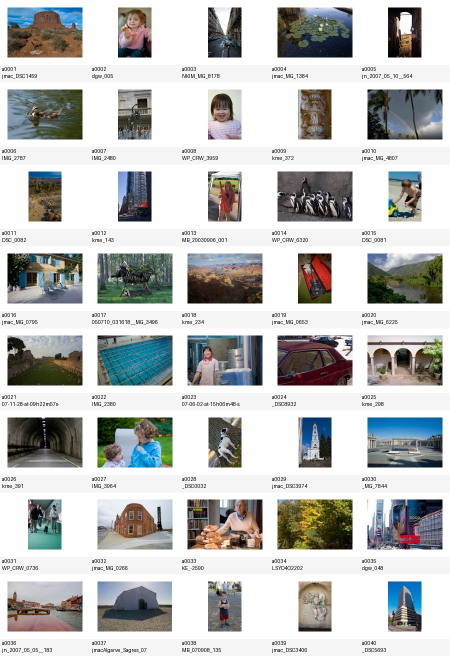
#> input picture stage1_soft_isp/reports/figures/fivek_candidates_grid_a0001_a0040.jpg, 900 x 1312 px, given in place of T01_a0006-IMG_2787_rawpy_srgb.png, which was not available (shown at 1/2 size)
$ python 22_run_tuning_sweep.py
#> lines starting #> are read from the running program, lines starting #| are printed output that depends on the picture; pictures that were not available may be replaced by others from this repository, and a replacement may not be noted
### stage1_soft_isp/soft_isp/awb.py
# ??????????????????????????????
"""自动白平衡（Auto White Balance, AWB）模块。

AWB 在 Demosaic 之后执行，估计并校正光源色偏，使中性物体恢复接近灰色。
输入和输出都是线性 RGB 图像，只是每个颜色通道乘了不同的增益。

本模块实现 Gray World（灰度世界）算法：
    - 假设场景中所有颜色的平均值应接近灰色
    - 计算截尾均值后用 G 通道为基准估计 R/B 增益
    - 排除最暗和最亮的像素以减少噪声和过曝干扰

函数列表：
    - gray_world_gains:  根据灰度世界假设估计 RGB 增益
    - apply_awb:          将增益应用到线性 RGB 图像
"""

# ???????????????????????????
from __future__ import annotations

# ????????????????????????
import numpy as np


# ????? gray_world_gains ???????? ISP ????????????
def gray_world_gains(
    # ????? NumPy ????????????????????
    rgb_linear: np.ndarray,
    # ??????????????????????????
    low_percentile: float = 5.0,
    # ??????????????????????????
    high_percentile: float = 95.0,
    # ??????????????????????????????
    max_gain: float = 8.0,
# ????? NumPy ????????????????????
) -> np.ndarray:
    # ?????????????????????? ISP ???????????
    """使用灰度世界假设估计 RGB 白平衡增益。

    算法步骤：
        1. 计算亮度代理 L = mean(R, G, B)
        2. 排除 L 最低 low_percentile% 和最亮 high_percentile% 的像素
        3. 在保留的像素上计算各通道均值
        4. 以 G 通道为基准：R_gain = G_mean / R_mean, B_gain = G_mean / B_mean
        5. clip 增益到 [1/max_gain, max_gain] 范围

    参数:
        rgb_linear:      (H, W, 3) 的线性 RGB 图像
        low_percentile:  排除的最暗像素百分比，默认 5%
        high_percentile: 排除的最亮像素百分比，默认 95%
        max_gain:        最大允许增益（防止极端偏色）

    返回:
        [R_gain, G_gain, B_gain] 形状的 (3,) float32 数组，其中 G_gain = 1.0

    异常:
        ValueError: rgb_linear 不是 (H, W, 3) 形状
    """
    # ????? NumPy ????????????????????
    rgb = np.asarray(rgb_linear, dtype=np.float32)
    # ???????????????????????????
    if rgb.ndim != 3 or rgb.shape[2] != 3:
        # ????????????????????????????
        raise ValueError(f"rgb_linear must have shape (H, W, 3), got {rgb.shape}")

    # ????? NumPy ????????????????????
    luminance_proxy = np.mean(rgb, axis=2)
    # ????? NumPy ????????????????????
    low = np.percentile(luminance_proxy, low_percentile)
    # ????? NumPy ????????????????????
    high = np.percentile(luminance_proxy, high_percentile)
    # ???????? mask?????????????
    mask = (luminance_proxy >= low) & (luminance_proxy <= high)
    # ???????????????????????????
    if not np.any(mask):
        # ????? NumPy ????????????????????
        mask = np.ones(luminance_proxy.shape, dtype=bool)

    # ????? NumPy ????????????????????
    means = np.maximum(np.mean(rgb[mask], axis=0), 1e-6)
    # ??????????????????????????
    green_mean = means[1]
    # ????? NumPy ????????????????????
    gains = np.array([green_mean / means[0], 1.0, green_mean / means[2]], dtype=np.float32)
    # ??????????????????????
    return np.clip(gains, 1.0 / max_gain, max_gain)


# ????? apply_awb ???????? ISP ????????????
def apply_awb(rgb_linear: np.ndarray, gains: np.ndarray, white_level: float | None = None) -> np.ndarray:
    # ?????????????????????? ISP ???????????
    """将逐通道白平衡增益应用到线性 RGB 图像。

    公式：rgb_corrected = rgb * gains（broadcast 到逐像素乘法）

    参数:
        rgb_linear:  (H, W, 3) 的线性 RGB 图像
        gains:       长度为 3 的 float32 数组 [R_gain, G_gain, B_gain]
        white_level: 若不为 None，将结果 clip 到 [0, white_level]

    返回:
        白平衡校正后的 float32 线性 RGB 图像
    """
    # ????? NumPy ????????????????????
    rgb = np.asarray(rgb_linear, dtype=np.float32)
    # ????? NumPy ????????????????????
    gains = np.asarray(gains, dtype=np.float32).reshape(1, 1, 3)
    # ??????????????????????????????
    corrected = rgb * gains
    # ???????????????????????????
    if white_level is not None:
        # ????? NumPy ????????????????????
        corrected = np.clip(corrected, 0.0, float(white_level))
    # ??????????????????????
    return corrected.astype(np.float32)

### stage1_soft_isp/soft_isp/denoise.py
"""Small traditional RGB denoise baselines used by Stage 1 tuning.

The implementation operates on normalized RGB and intentionally exposes only
the two bilateral-filter parameters that are varied by the tuning sweep.
"""

from __future__ import annotations

import cv2
import numpy as np


def bilateral_denoise_rgb(
    rgb_01: np.ndarray,
    sigma_range: float,
    sigma_space: float = 3.0,
    diameter: int = 5,
) -> np.ndarray:
    """Apply an OpenCV bilateral filter to an HxWx3 normalized RGB image."""
    image = np.asarray(rgb_01, dtype=np.float32)
    if image.ndim != 3 or image.shape[2] != 3:
        raise ValueError("rgb_01 must have shape HxWx3")
    if sigma_range <= 0.0 or sigma_space <= 0.0:
        raise ValueError("sigma_range and sigma_space must be positive")
    if diameter <= 0 or diameter % 2 == 0:
        raise ValueError("diameter must be a positive odd number")
    filtered = cv2.bilateralFilter(
        np.clip(image, 0.0, 1.0),
        diameter,
        sigmaColor=float(sigma_range),
        sigmaSpace=float(sigma_space),
        borderType=cv2.BORDER_REFLECT101,
    )
    return np.clip(filtered, 0.0, 1.0).astype(np.float32)

### stage1_soft_isp/soft_isp/tone.py
# ??????????????????????????????
"""Gamma 校正与色调映射（Tone Mapping）模块。

这些函数位于 ISP 管线的末端，负责将线性 RGB 转换为适合显示器观看的图像。
主要解决两个问题：
    1. 动态范围压缩：RAW/线性 RGB 的动态范围通常远超 8-bit 显示范围
    2. 显示编码：人眼对亮度的感知是非线性的，显示设备也期望 gamma 编码的输入

函数列表：
    - normalize_by_percentile: 用高分位点做归一化到 0~1
    - reinhard_tone_map:       全局 Reinhard 色调映射曲线
    - apply_gamma:             应用显示 gamma（默认 1/2.2 幂函数）
    - to_uint8:                将 0~1 浮点图像转换为 uint8（0~255）
"""

# ???????????????????????????
from __future__ import annotations

# ????????????????????????
import numpy as np


# 中文注释：用高分位点作为显示白点，把线性 RGB 缩放到 0..1。
# ????? normalize_by_percentile ???????? ISP ????????????
def normalize_by_percentile(rgb_linear: np.ndarray, percentile: float = 99.5) -> np.ndarray:
    # ??????????????????????????
    """Scale linear RGB to 0..1 using a high percentile as display white."""
    # ????? NumPy ????????????????????
    rgb = np.asarray(rgb_linear, dtype=np.float32)
    # ????? NumPy ????????????????????
    white = max(float(np.percentile(rgb, percentile)), 1e-6)
    # ??????????????????????
    return np.clip(rgb / white, 0.0, 1.0).astype(np.float32)


# 中文注释：对曝光归一化后的 RGB 应用全局 Reinhard 曲线。
# ????? reinhard_tone_map ???????? ISP ????????????
def reinhard_tone_map(rgb_linear: np.ndarray, percentile: float = 99.5) -> np.ndarray:
    # ?????????????????????????????
    """Apply a simple global Reinhard tone curve after percentile exposure scaling."""
    # ??????????????????????????
    exposed = normalize_by_percentile(rgb_linear, percentile)
    # ??????????????????????
    return (exposed / (1.0 + exposed)).astype(np.float32)


# 中文注释：把 0..1 线性 RGB 通过 1/gamma 幂函数编码为显示亮度。
# ????? apply_gamma ???????? ISP ????????????
def apply_gamma(rgb_01: np.ndarray, gamma: float = 2.2) -> np.ndarray:
    # ??????????????????????????????
    """Apply display gamma to a 0..1 RGB image."""
    # ????? NumPy ????????????????????
    rgb = np.clip(np.asarray(rgb_01, dtype=np.float32), 0.0, 1.0)
    # ???????????????????????????
    if gamma <= 0:
        # ????????????????????????????
        raise ValueError(f"gamma must be positive, got {gamma}")
    # ??????????????????????
    return np.power(rgb, 1.0 / gamma).astype(np.float32)


# 中文注释：把 0..1 浮点 RGB 转换为 0..255 的 uint8 图像。
# ????? to_uint8 ???????? ISP ????????????
# [7 lines left out: function to_uint8, not called in this run]

### stage1_soft_isp/scripts/22_run_tuning_sweep.py
#!/usr/bin/env python3
"""Run three controlled Stage 1 IQ tuning sweeps and export decisions.

The source image is a public-DNG rawpy sRGB rendering. Deterministic warm-cast,
noise, and exposure perturbations create controlled inputs with a known
reference. This validates the tuning loop; it is not self-captured lab IQ.
"""

from __future__ import annotations

import argparse
import csv
import sys
from pathlib import Path

import imageio.v3 as iio
import numpy as np
from skimage.color import deltaE_ciede2000, rgb2lab
from skimage.metrics import peak_signal_noise_ratio, structural_similarity

ROOT = Path(__file__).resolve().parents[1]
sys.path.insert(0, str(ROOT))

from soft_isp.awb import apply_awb, gray_world_gains
from soft_isp.denoise import bilateral_denoise_rgb
from soft_isp.tone import apply_gamma, normalize_by_percentile, reinhard_tone_map


FIELDS = [
    "case_id", "problem", "hypothesis", "module", "parameter", "value",
    "psnr", "ssim", "mean_delta_e_2000_proxy", "texture_retention",
    "highlight_clip_fraction", "score", "selected", "failure_reason",
    "tradeoff", "boundary",
]


def _load_rgb(path: Path, max_size: int) -> np.ndarray:
#> called with max_size = 768
    image = iio.imread(path)
#> image is the input picture: shape (1312, 900, 3); mean R, G, B 189.9, 191.2, 189.9
    if image.ndim != 3 or image.shape[2] < 3:
        raise ValueError(f"expected RGB image: {path}")
    image = image[:, :, :3]
    height, width = image.shape[:2]
    scale = min(1.0, max_size / max(height, width))
    if scale < 1.0:
        import cv2

        image = cv2.resize(image, (round(width * scale), round(height * scale)), interpolation=cv2.INTER_AREA)
#> image: shape (768, 527, 3)
    return image.astype(np.float32) / 255.0


def _gradient_energy(image: np.ndarray) -> float:
    return float(np.mean(np.abs(np.diff(image, axis=0))) + np.mean(np.abs(np.diff(image, axis=1))))


def _metrics(candidate: np.ndarray, reference: np.ndarray) -> dict[str, float]:
    candidate = np.clip(candidate, 0.0, 1.0)
    reference = np.clip(reference, 0.0, 1.0)
    stride = max(1, min(reference.shape[:2]) // 256)
    delta_e = deltaE_ciede2000(rgb2lab(reference[::stride, ::stride]), rgb2lab(candidate[::stride, ::stride]))
    reference_texture = max(_gradient_energy(reference), 1.0e-8)
    return {
        "psnr": float(peak_signal_noise_ratio(reference, candidate, data_range=1.0)),
        "ssim": float(structural_similarity(reference, candidate, channel_axis=2, data_range=1.0)),
        "mean_delta_e_2000_proxy": float(np.mean(delta_e)),
        "texture_retention": _gradient_energy(candidate) / reference_texture,
        "highlight_clip_fraction": float(np.mean(np.max(candidate, axis=2) >= 0.995)),
    }


def _row(case: dict[str, str], parameter: str, value: str, candidate: np.ndarray, reference: np.ndarray) -> dict:
    metrics = _metrics(candidate, reference)
    score = metrics["ssim"] - 0.002 * metrics["mean_delta_e_2000_proxy"]
    return {
        **case,
        "parameter": parameter,
        "value": value,
        **metrics,
        "score": score,
        "selected": "false",
        "failure_reason": "",
        "tradeoff": "",
        "boundary": "Controlled perturbation of public-DNG sRGB rendering; not self-captured lab tuning.",
        "_candidate": candidate,
    }


def run_sweeps(reference: np.ndarray, seed: int = 3083325) -> list[dict]:
#> called with seed = 3083325
    rows: list[dict] = []

    warm = np.clip(reference * np.array([1.18, 1.0, 0.72], dtype=np.float32), 0.0, 1.0)
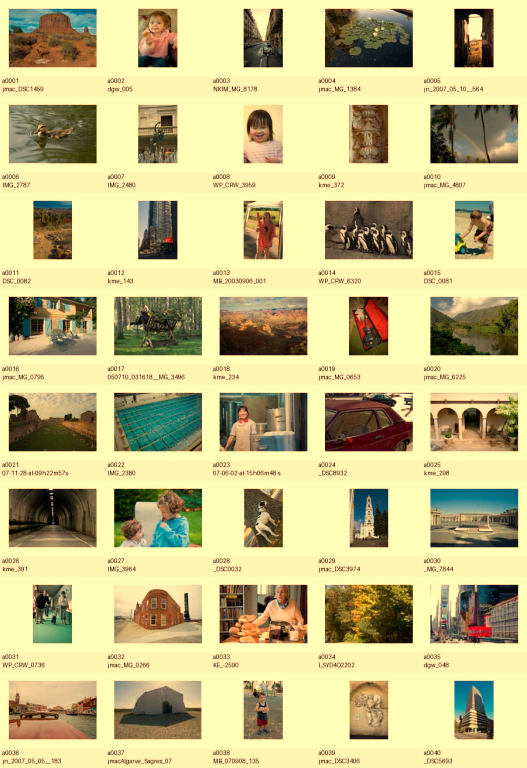
#> warm: shape (768, 527, 3) float32; mean of channels 0, 1, 2 0.783, 0.75, 0.536; drawn as R, G, B
    case = {
        "case_id": "awb_filter", "problem": "Injected warm cast",
        "hypothesis": "Dark/highlight rejection stabilizes Gray-World gains",
        "module": "AWB",
    }
    for low, high in ((0.0, 100.0), (2.0, 98.0), (5.0, 95.0), (10.0, 90.0)):
        gains = gray_world_gains(warm, low_percentile=low, high_percentile=high)
        rows.append(_row(case, "low_high_percentile", f"{low:g}/{high:g}", apply_awb(warm, gains, 1.0), reference))
#> this loop made 4 passes
#> (means in gray_world_gains, green_mean in gray_world_gains) on passes 1 to 4: ([0.783, 0.75, 0.536], 0.75), ([0.798, 0.764, 0.546], 0.764), ([0.818, 0.784, 0.561], 0.784), ([0.851, 0.817, 0.586], 0.817)
#> pass 1, in gray_world_gains, `luminance_proxy = np.mean(rgb, axis=2)`:
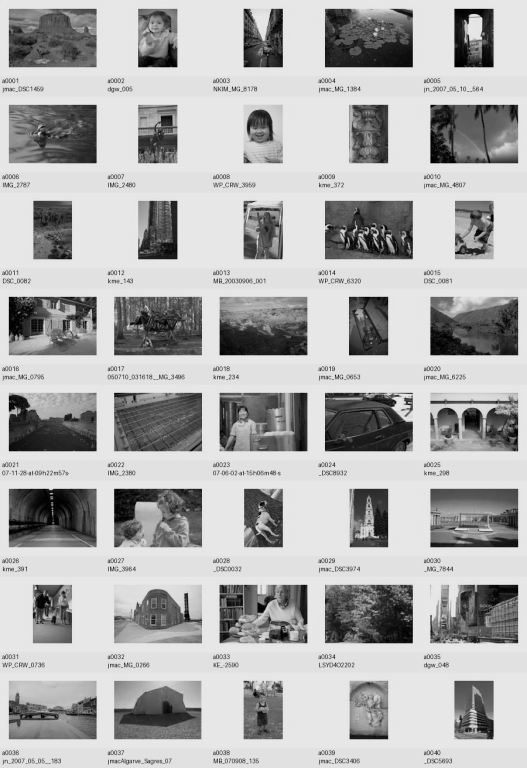
#> luminance_proxy: shape (768, 527) float32; min 0, max 0.907, mean 0.69
#> pass 1, in apply_awb, `corrected = rgb * gains`:
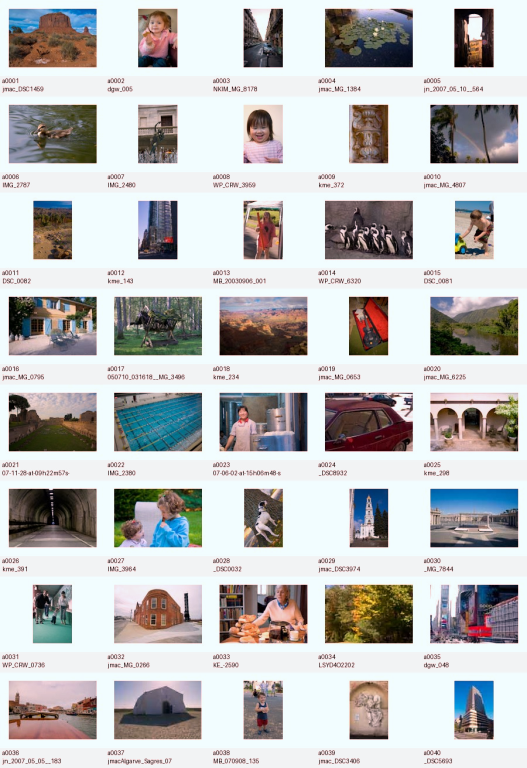
#> corrected: shape (768, 527, 3) float32; mean of channels 0, 1, 2 0.749, 0.75, 0.749; drawn with min black and max white
#> after the loop, rows = 4 items

    rng = np.random.default_rng(seed)
    noisy = np.clip(reference + rng.normal(0.0, 0.035, reference.shape).astype(np.float32), 0.0, 1.0)
    case = {
        "case_id": "bilateral_sigma", "problem": "Injected Gaussian RGB noise",
        "hypothesis": "Moderate range sigma removes noise without excessive texture loss",
        "module": "traditional_denoise",
    }
    for sigma in (0.02, 0.04, 0.07, 0.10):
        rows.append(_row(case, "sigma_range", f"{sigma:.3f}", bilateral_denoise_rgb(noisy, sigma), reference))
#> this loop made 4 passes
#> score in _row on passes 1 to 4: 0.786, 0.841, 0.911, 0.94
#> pass 1, in _metrics (call 5), `delta_e = deltaE_ciede2000(rgb2lab(reference[::stride, ::stride]), rgb..`:
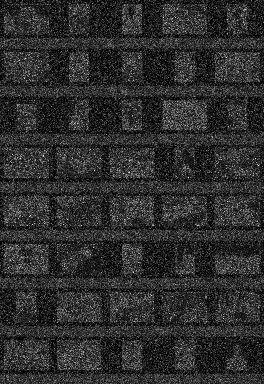
#> delta_e: shape (384, 264) float32; min 0.00913, max 30.49, mean 5.6; drawn with min black and max white
#> after the loop, rows = 8 items

    linear = np.power(reference, 2.2)
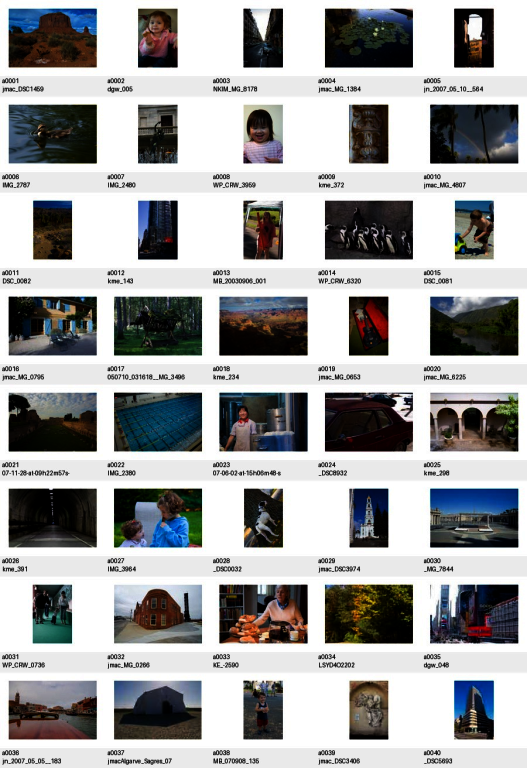
#> linear: shape (768, 527, 3) float32; mean of channels 0, 1, 2 0.649, 0.651, 0.653; drawn as R, G, B
    # Clipping makes the perturbation irreversible, so percentile normalization
    # cannot trivially recover the reference by cancelling one scalar gain.
    overexposed = np.clip(linear * 1.6, 0.0, 1.0)
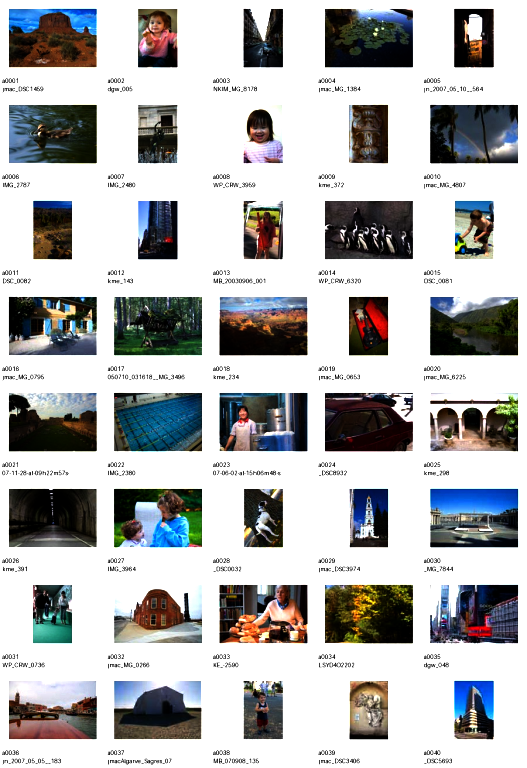
#> overexposed: shape (768, 527, 3) float32; mean of channels 0, 1, 2 0.714, 0.716, 0.719; drawn as R, G, B
    case = {
        "case_id": "tone_highlight", "problem": "Injected 1.6x linear exposure",
        "hypothesis": "A lower white percentile plus Reinhard reduces highlight clipping",
        "module": "tone_mapping",
    }
    for method, percentile in (("percentile", 99.0), ("percentile", 99.9), ("reinhard", 99.0), ("reinhard", 99.9)):
        mapped = (
            normalize_by_percentile(overexposed, percentile)
            if method == "percentile"
            else reinhard_tone_map(overexposed, percentile)
        )
        rows.append(_row(case, "method_percentile", f"{method}/{percentile:g}", apply_gamma(mapped), reference))
#> this loop made 4 passes
#> score in _row on passes 1 to 4: 0.925, 0.925, 0.848, 0.848
#> pass 1, in _metrics (call 9), `candidate = np.clip(candidate, 0.0, 1.0)`:
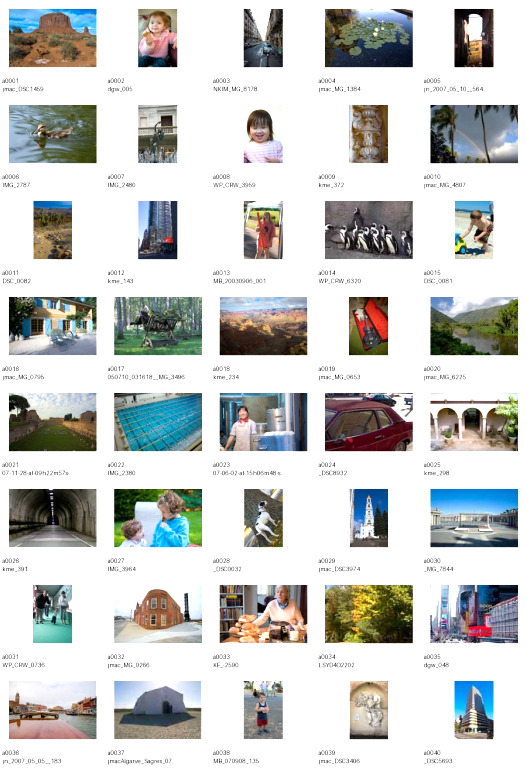
#> candidate: shape (768, 527, 3) float32; mean of channels 0, 1, 2 0.792, 0.799, 0.792; drawn as R, G, B
#> after the loop, rows = 12 items

    for case_id in sorted({str(row["case_id"]) for row in rows}):
        items = [row for row in rows if row["case_id"] == case_id]
        selected = max(items, key=lambda item: float(item["score"]))
        selected["selected"] = "true"
        selected["tradeoff"] = "Best composite SSIM/color score; inspect texture and clipping before product use."
        for item in items:
            if item is selected:
                continue
            if float(item["texture_retention"]) < 0.80:
                item["failure_reason"] = "over_smoothing"
            elif float(item["highlight_clip_fraction"]) > float(selected["highlight_clip_fraction"]) + 0.02:
                item["failure_reason"] = "highlight_clipping"
            else:
                item["failure_reason"] = "lower_reference_similarity"
            item["tradeoff"] = "Rejected by the declared composite score or a stronger visible artifact proxy."
#> this loop made 3 passes
#> case_id on passes 1 to 3: 'awb_filter', 'bilateral_sigma', 'tone_highlight'
#> (the rest of the program and of its run is left out)
